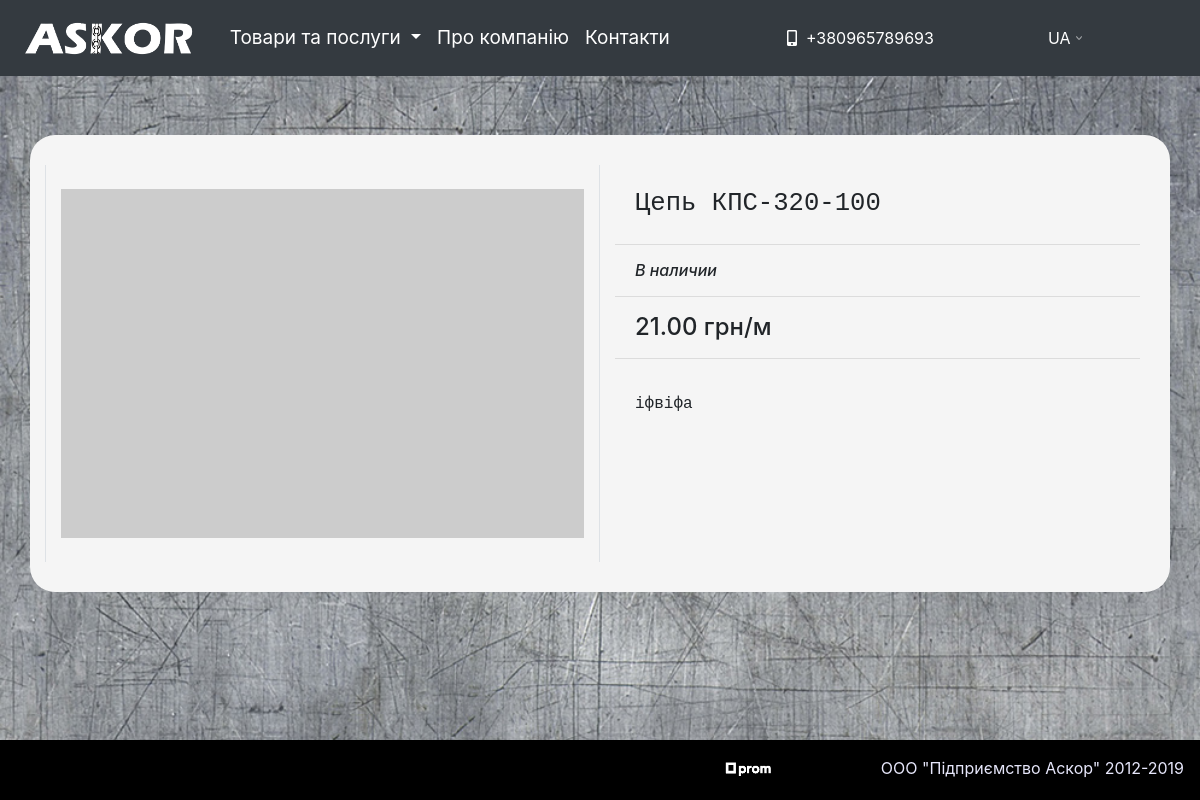
/uk/3/, run on the app's committed database.
### askor/models.py (models this page shows, shortened)
class Product(models.Model):
    product_name = models.CharField(max_length=130, blank=True, null=True, default=None)
    price = models.DecimalField(max_length=10, blank=True, null=True, max_digits=10, decimal_places=2, default=0.00)
    in_stock = models.CharField(max_length=50, blank=True, null=True, default=0)
    add_info = models.CharField(max_length=50, blank=True, null=True, default=0)
    discount = models.IntegerField(default=0)
    category = models.ForeignKey(ProductCategory, on_delete=models.CASCADE, blank=True, null=True, default=None)
    description = models.TextField(blank=True, null=True, default=None)
    keywords = models.TextField(blank=True, null=True, default=None)
    is_active = models.BooleanField(default=True)
    created = models.DateTimeField(auto_now_add=True, auto_now=False)
    updated = models.DateTimeField(auto_now_add=False, auto_now=True)
    class Meta:
         verbose_name= "Товар"
         verbose_name_plural = "Товары"

### askor/views.py (the view)
# urls.py: url(r'^(?P<product_id>\w+)/$', views.product, name='product'),
def product(request, product_id):
    product = Product.objects.get(id=product_id)
    return render(request, 'landing/product.html', locals())

### templates/landing/product.html (shortened to what this page needs)
{% extends 'base.html' %}
{% load static %}
{% load i18n %}
{% block content %}
<div class="container container-prod-details">
  <div class="row">
    <div class="col-md-6 gallery">
      <img class=" my-4 img-fluid" src="http://placehold.it/750x500" alt="">
    </div>
    <div class="col-md-6 right-col">
      <h1 class="my-4 prod-title-detail">{{ product.product_name }}</h1>
        <hr>
      <h3 class="my-3 prod-stock-detail">{{ product.in_stock }}</h3>
        <hr>
      <h3 class="my-3 prod-price-detail">{{ product.price}} грн/м</h3>
        <hr>
      <h3 class="my-3 prod-descr-detail">{{ product.description|linebreaks}}</h3>
    </div>
  </div>
</div>
{% include 'footer.html' %}
{% endblock %}

### static_dev/css/style.css (style rules this page uses)
html { position: relative; min-height: 100%; }
body { background-image:url("../img/metal-texture.jpg"); background-attachment: fixed; background-size: cover; min-width: 500px; height: 100%; margin-bottom: 60px; }
* { box-sizing: border-box; }
.container-prod-details { margin-top: 135px; margin-bottom: 100px; background: whitesmoke; padding: 30px; border-radius: 25px; }
.right-col { text-align: left; }
.prod-title-detail { font-family: 'Roboto Mono', monospace; padding-left: 20px; font-size: 160%; }
.prod-stock-detail { font-style: italic; font-size: 100%; padding-left: 20px; }
.prod-descr-detail { font-size: 100%; padding: 20px; font-family: 'Roboto Mono', monospace; }
.prod-price-detail { font-size: 150%; padding-left: 20px; }
.gallery { border-right: 1px solid #dee2e6!important; border-left: 1px solid #dee2e6!important; }

### data on the page
Product: product_name "Цепь КПС-320-100", in_stock "В наличии", price "21.00", description "іфвіфа"
